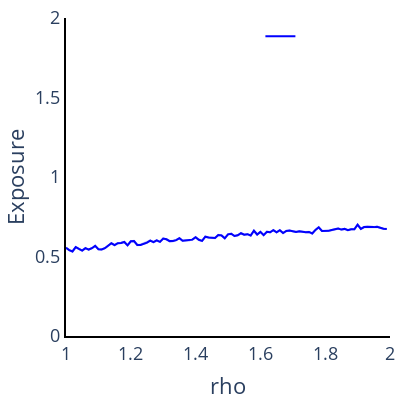

Notebook cell for this chart:
### Code cell
'''
heatmap = px.density_heatmap(x=df_rho['rho'], y=df_rho['H_Share'], range_x=[1,2], range_y=[0,1])
lines = px.line(x=df_rho['rho'], y=df_rho['Predicted_H_Share'], range_x=[1,2], range_y=[0,1])

fig = go.Figure(data = heatmap.data + lines.data)
fig.show()
'''

rho_exposure = plotly_lines.plot_MTO_sim_results(plotly_lines(), data=df_rho, x_var='rho', y_var='Network_H_Share_H', x_range=[1,2], y_range=[0,2], x_title='rho', y_title='Exposure', with_predicted=False)
#MTO_sim_results(df_results[df_results['rho']==1], 'epsilon', 'H_Share', [1,2], [0,1.1], 'epsilon', 'Exposure')
